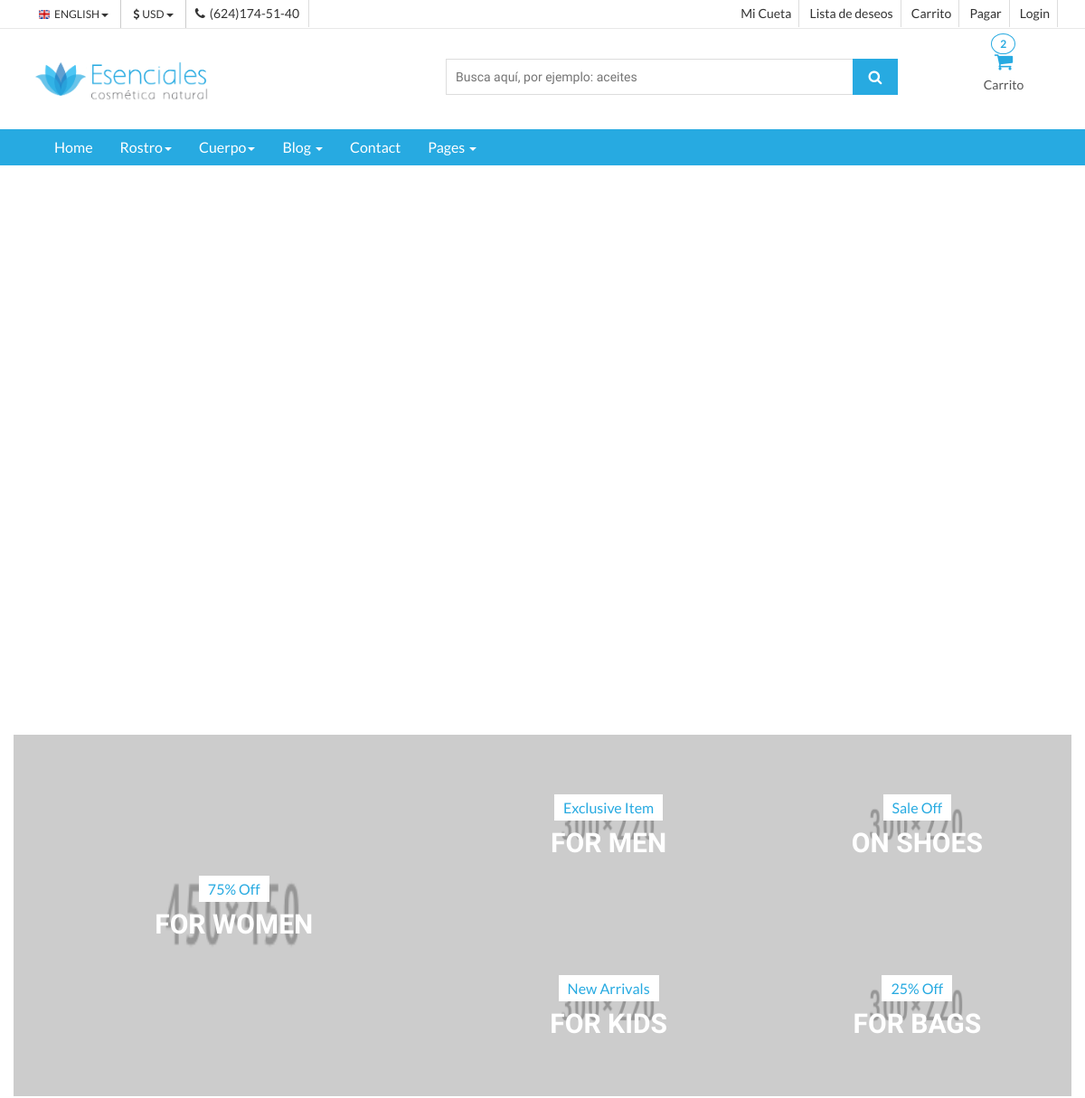
Before: / (upper part) with the older database file.
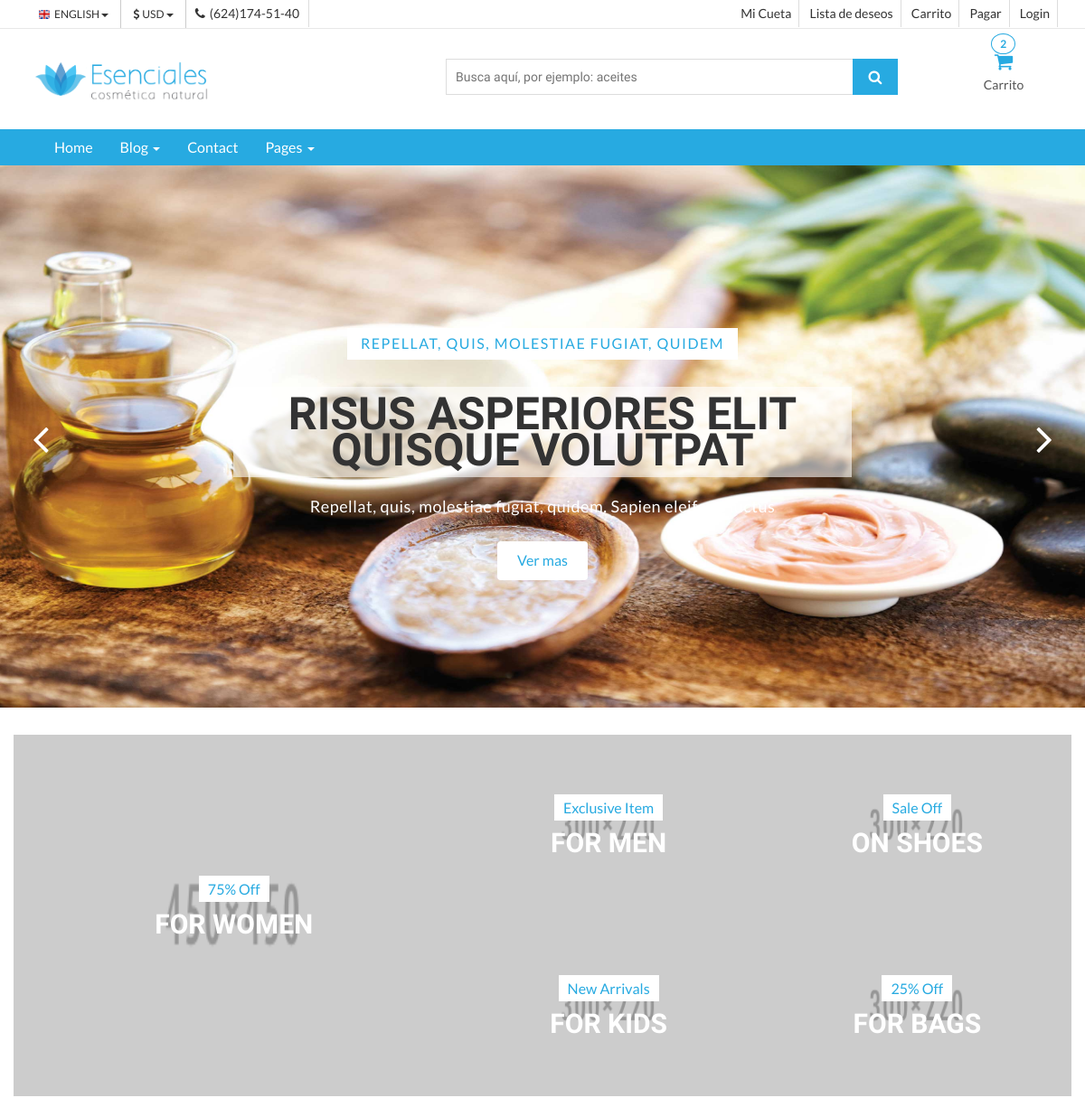
After: the same page with the newer database file.
### home/models.py (models this page shows, shortened)
class Categoria(models.Model):
	nombre = models.CharField(max_length=50)

class Slider(models.Model):
	titulo=models.CharField(max_length=300)
	imagen=models.ImageField(upload_to='slider')
	descripcion=models.CharField(max_length=300)
	descripcion_corta=models.CharField(max_length=40, blank=True)
	active=models.BooleanField(default=True, verbose_name='Imagen Activa')
	link=models.CharField(max_length=500, blank=True)
	titulo_link = models.CharField(max_length=20, blank=True)

### home/views.py (the view)
# urls.py: url(r'^$', views.index, name='index'),
def index(request):
	lista_categorias=Categoria.objects.all()
	slider = Slider.objects.all()
	return render(request, 'index.html',{'lista_categorias': lista_categorias, 'slider': slider})

### home/templates/index.html (shortened to what this page needs)
{% extends 'base.html' %}
{% load staticfiles %}
{% block content %}
  <section id="aa-slider">
    <div class="aa-slider-area">
      <div id="sequence" class="seq">
        <div class="seq-screen">
          <ul class="seq-canvas">
            {% for imagen in slider|slice:":5"  %}
              {% if imagen.active %}
                <li>
                  <div class="seq-model">
                    <img data-seq src="{{imagen.imagen.url}}" alt="Men slide img" />
                  </div>
                  <div class="seq-title">
                    {% if imagen.descripcion_corta %}
                     <span data-seq>{{imagen.descripcion_corta}}</span>
                    {% endif %}
                      <h2 data-seq>{{imagen.titulo}}</h2>
                      <p data-seq>{{imagen.descripcion}}</p>
                    {% if imagen.link %}
                      <a data-seq href="{{imagen.link}}" class="aa-shop-now-btn aa-secondary-btn">{{imagen.titulo_link}}</a>
                    {% endif %}
                  </div>
                </li>
              {% endif %}
            {% endfor %}
          </ul>
        </div>
        <fieldset class="seq-nav" aria-controls="sequence" aria-label="Slider buttons">
          <a type="button" class="seq-prev" aria-label="Previous"><span class="fa fa-angle-left"></span></a>
          <a type="button" class="seq-next" aria-label="Next"><span class="fa fa-angle-right"></span></a>
        </fieldset>
      </div>
    </div>
  </section>
  <section id="aa-promo">
    <div class="container">
      <div class="row">
        <div class="col-md-12">
          <div class="aa-promo-area">
            <div class="row">
              <div class="col-md-5 no-padding">
                <div class="aa-promo-left">
                  <div class="aa-promo-banner">
                    <img src="{% static 'img/promo-banner-1.jpg' %}" alt="img">
                    <div class="aa-prom-content">
                      <span>75% Off</span>
                      <h4><a href="#">For Women</a></h4>
                    </div>
                  </div>
                </div>
              </div>
              <div class="col-md-7 no-padding">
                <div class="aa-promo-right">
                  <div class="aa-single-promo-right">
                    <div class="aa-promo-banner">
                      <img src="{% static 'img/promo-banner-3.jpg' %}" alt="img">
                      <div class="aa-prom-content">
                        <span>Exclusive Item</span>
                        <h4><a href="#">For Men</a></h4>
                      </div>
                    </div>
                  </div>
                  <div class="aa-single-promo-right">
                    <div class="aa-promo-banner">
                      <img src="{% static 'img/promo-banner-2.jpg' %}" alt="img">
                      <div class="aa-prom-content">
                        <span>Sale Off</span>
                        <h4><a href="#">On Shoes</a></h4>
                      </div>
                    </div>
                  </div>
                  <div class="aa-single-promo-right">
                    <div class="aa-promo-banner">
                      <img src="{% static 'img/promo-banner-4.jpg' %}" alt="img">
                      <div class="aa-prom-content">
                        <span>New Arrivals</span>
                        <h4><a href="#">For Kids</a></h4>
                      </div>
                    </div>
                  </div>
                  <div class="aa-single-promo-right">
                    <div class="aa-promo-banner">
                      <img src="{% static 'img/promo-banner-5.jpg' %}" alt="img">
                      <div class="aa-prom-content">
                        <span>25% Off</span>
                        <h4><a href="#">For Bags</a></h4>
                      </div>
                    </div>
                  </div>
                </div>
              </div>
            </div>
          </div>
        </div>
      </div>
    </div>
  </section>
{% endblock %}

### home/templates/base.html (shortened to what this page needs)
<!DOCTYPE html>
<html lang="en">
  <head>
    {% load staticfiles %}
    <link href="{% static 'css/font-awesome.css' %}" rel="stylesheet">
    <link href="{% static 'css/bootstrap.css' %}" rel="stylesheet">
    <link href="{% static 'css/jquery.smartmenus.bootstrap.css' %}" rel="stylesheet">
    <link rel="stylesheet" type="text/css" href="{% static 'css/jquery.simpleLens.css' %}">
    <link rel="stylesheet" type="text/css" href="{% static 'css/slick.css' %}">
    <link rel="stylesheet" type="text/css" href="{% static 'css/nouislider.css' %}">
    <link id="switcher" href="{% static 'css/theme-color/bridge-theme.css' %}" rel="stylesheet">
    <link href="{% static 'css/sequence-theme.modern-slide-in.css' %}" rel="stylesheet" media="all">
    <link href="{% static 'css/style.css' %}" rel="stylesheet">
  </head>
  <body>
    <header id="aa-header">
      <div class="aa-header-top">
        <div class="container">
          <div class="row">
            <div class="col-md-12">
              <div class="aa-header-top-area">
                <div class="aa-header-top-left">
                  <div class="aa-language">
                    <div class="dropdown">
                      <a class="btn dropdown-toggle" href="#" type="button" id="dropdownMenu1" data-toggle="dropdown" aria-haspopup="true" aria-expanded="true">
                        <img src="{% static 'img/flag/english.jpg' %}" alt="english flag">ENGLISH
                        <span class="caret"></span>
                      </a>
                    </div>
                  </div>
                  <div class="aa-currency">
                    <div class="dropdown">
                      <a class="btn dropdown-toggle" href="#" type="button" id="dropdownMenu1" data-toggle="dropdown" aria-haspopup="true" aria-expanded="true">
                        <i class="fa fa-usd"></i>USD
                        <span class="caret"></span>
                      </a>
                    </div>
                  </div>
                  <div class="cellphone hidden-xs">
                    <p><span class="fa fa-phone"></span>(624)174-51-40</p>
                  </div>
                </div>
                <div class="aa-header-top-right">
                  <ul class="aa-head-top-nav-right">
                    <li><a href="account.html">Mi Cueta</a></li>
                    <li class="hidden-xs"><a href="wishlist.html">Lista de deseos</a></li>
                    <li class="hidden-xs"><a href="cart.html">Carrito</a></li>
                    <li class="hidden-xs"><a href="checkout.html">Pagar</a></li>
                    <li><a href="" data-toggle="modal" data-target="#login-modal">Login</a></li>
                  </ul>
                </div>
              </div>
            </div>
          </div>
        </div>
      </div>
      <div class="aa-header-bottom">
        <div class="container">
          <div class="row">
            <div class="col-md-12">
              <div class="aa-header-bottom-area">
                <div class="aa-logo">
                  <a href="index.html">
                    <img src="{% static 'img/logo.png' %}" width="220">
                  </a>
                </div>
                <div class="aa-cartbox">
                  <a class="aa-cart-link" href="#">
                    <span class="fa fa-shopping-cart"></span>
                    <span class="aa-cart-title">Carrito</span>
                    <span class="aa-cart-notify">2</span>
                  </a>
                </div>
                <div class="aa-search-box">
                  <form action="">
                    <input type="text" name="" id="" placeholder="Busca aquí, por ejemplo: aceites">
                    <button type="submit"><span class="fa fa-search"></span></button>
                  </form>
                </div>
              </div>
            </div>
          </div>
        </div>
      </div>
    </header>
    <section id="menu">
      <div class="container">
        <div class="menu-area">
          <div class="navbar navbar-default" role="navigation">
            <div class="navbar-collapse collapse">
              <ul class="nav navbar-nav">
                <li><a href="index.html">Home</a></li>
                {% for categoria in lista_categorias|slice:":8"  %}
                  <li><a href="#">{{ categoria.nombre|capfirst }}<span class="caret"></span></a>
                  </li>
                {% endfor %}
                <li><a href="blog-archive.html">Blog <span class="caret"></span></a>
                </li>
                <li><a href="contact.html">Contact</a></li>
                <li><a href="#">Pages <span class="caret"></span></a>
                </li>
              </ul>
            </div>
          </div>
        </div>
      </div>
    </section>
    {% block content %}
    {% endblock %}
  </body>
</html>

### static/css/theme-color/bridge-theme.css (style rules this page uses)
h2 { color: rgb(39, 170, 225); }
.aa-secondary-btn { color: rgb(39, 170, 225); }
#aa-header .aa-header-bottom .aa-header-bottom-area .aa-search-box button { background-color: rgb(39, 170, 225); }
#aa-header .aa-header-bottom .aa-cartbox .aa-cart-link { color: rgb(39, 170, 225); }
#aa-header .aa-header-bottom .aa-cartbox .aa-cart-link .aa-cart-notify { border: 1px solid rgb(39, 170, 225); color: rgb(39, 170, 225); }
#aa-header .aa-header-bottom .aa-cartbox .aa-cart-link .aa-cart-notify:after { border-top-color: rgb(39, 170, 225); }
#menu { background-color: rgb(39, 170, 225); }
#aa-slider .aa-slider-area .seq-title span { color: rgb(39, 170, 225); }
#aa-promo .aa-promo-area .aa-promo-banner .aa-prom-content span { color: rgb(39, 170, 225); }

Changed rows visible on the page:
removed Categoria: nombre "Rostro"
removed Categoria: nombre "Cuerpo"
added Slider: imagen (picture), descripcion_corta "REPELLAT, QUIS, MOLESTIAE FUGIAT, QUIDEM", titulo "RISUS ASPERIORES ELIT QUISQUE VOLUTPAT", descripcion "Repellat, quis, molestiae fugiat, quidem. Sapien eleifend luctus", titulo_link "Ver mas"
